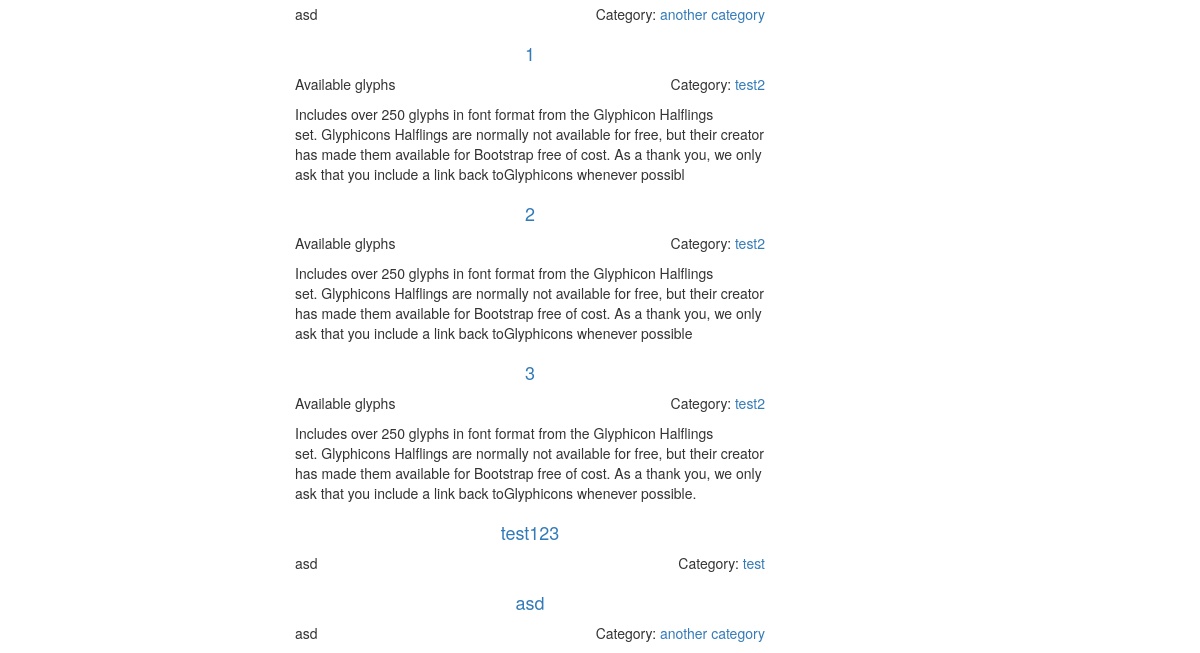
The app's page /dashboard/my-posts/ (signed in, lower part), older data.
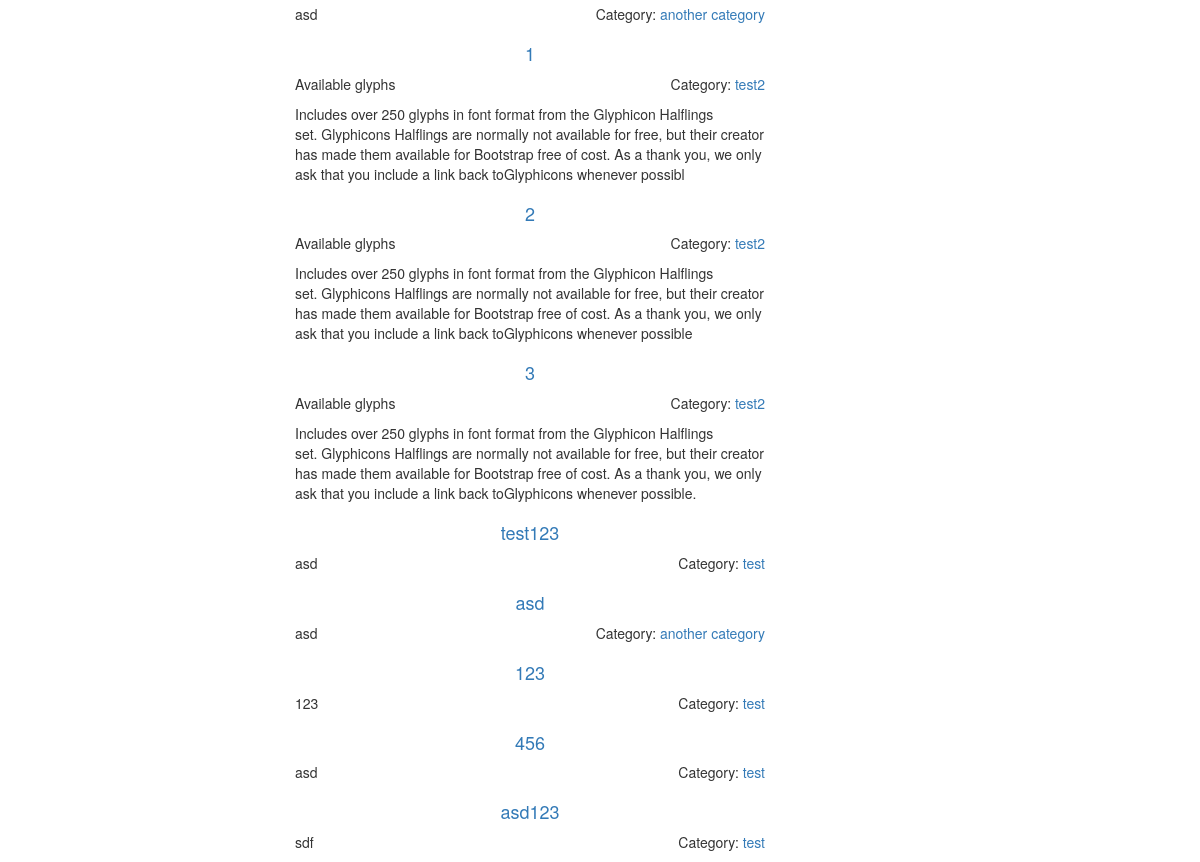
The same page, newer data.
### blog/models.py (models this page shows, shortened)
class Post(models.Model):
    index_together = [
    ["title", "description", "post_thumbnail", "author", "category",
     "url", "published", "status"],
    ]
    title = models.CharField(max_length=150)
    description = RichTextField(max_length = 500, config_name = "description",
                                blank=True)
    text = models.TextField()
    today = datetime.date.today()
    post_image = models.ImageField(upload_to =
                        str(today.year)+'/'
                        +str(today.month)+'/'+str(today.day)+'/', blank=True)
    post_image.short_description = 'Image'
    post_thumbnail = ImageSpecField(source='post_image',
                                processors=[ResizeToFit(640, 480)],
                                format='JPEG',
                                options={'quality': 85})
    def get_image(self):
        return mark_safe('<img src="%s" class ="img-responsive center-block"/>'\
                         % (self.post_thumbnail.url))
    get_image.short_description = 'Thumbnail'
    created = models.DateTimeField(auto_now_add=True)
    edited = models.DateTimeField(auto_now=True)
    published = models.DateTimeField(default=timezone.now)
    author = models.ForeignKey(settings.AUTH_USER_MODEL,
                               default = 1,
                               on_delete=models.SET_DEFAULT) ###
    category = models.ForeignKey('Category')
    tags = models.ManyToManyField('Tag',
                                        related_name='posts',
                                        related_query_name='tag',
                                        blank=True)
    url = models.SlugField(blank=True)
    STATUS = (
                ("D", "Draft"),
                ("P","Published"),
    )
    status = models.CharField(max_length=1, choices=STATUS, default="D")
    ordering = ('-published',)
    def get_absolute_url(self):
        cat_url = slugify(self.category)
        post_url = slugify(self.title)
        return "/%s/%s-%i/" % (cat_url, self.url, self.id)

class Category(models.Model):
    index_together = [
    ["id","name", "order", "slug"],
    ]
    name = models.CharField(max_length=30, unique=True)
    description = models.TextField(max_length=250)
    slug = models.SlugField("URL",blank=True, max_length=150)
    order = models.SmallIntegerField(blank=True, default=1)
    def __str__(self):
        return self.name

### blog/views.py (the view)
# urls.py: url(r'^dashboard/my-posts/$', views.my_posts, name='my_posts'),
@login_required
def my_posts(request):
    posts = Post.objects.filter(author=request.user.id)
    return render(request, 'dash-my-posts.html', {'posts':posts,
                                              'cat_list': cat_list})

### blog/authentication.py (called while the page is built)
    def get_user(self, user_id):
        try:
            return User.objects.get(pk=user_id)
        except User.DoesNotExist:
            return None

### blog/models.py (called while the page is built)
    def get_avatar(self):
        return mark_safe('<img src="%s" class ="img-responsive"/>'\
                         % (self.avatar.url))

### templates/dash-my-posts.html (shortened to what this page needs)
{% extends "dashboard.html" %}
{% load imagekit %}
{% block content %}
<div class="container-fluid">
{% if posts %}
    {% for post in posts %}
    <div class="row">
    <div class="col-md-4">
    </div>
      <div class="col-md-8">
       <a href="{{ post.get_absolute_url }}" >
         <h4 class="post-title-dash text-center">{{ post.title }} </h4></a>
         <div class="pull-right">Category:
           <a href="
           {% url 'category' category=post.category|slugify %}">
           {{post.category}}</a>
         </div>
            <p class="post-description">{% autoescape off %}
              {{ post.description }}{% endautoescape %}</p>
         </div>
         </div>
    {% endfor %}
{% else %}
<p>
  No posts yet!
</p>
{% endif %}
</div>
{% endblock %}

Row changes from the older to the newer data that the page shows:
added Post: title "123", category "test", description "123"
added Post: title "456", category "test", description "asd"
added Post: title "asd123", category "test", description "sdf"
